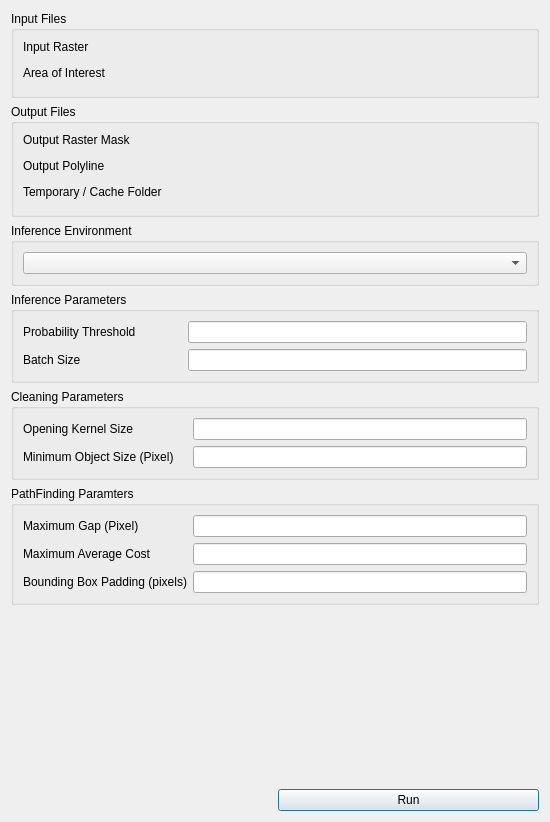
<?xml version="1.0" encoding="UTF-8"?>
<ui version="4.0">
 <class>TerraPluginsDialogBase</class>
 <widget class="QDialog" name="TerraPluginsDialogBase">
  <property name="geometry">
   <rect>
    <x>0</x>
    <y>0</y>
    <width>550</width>
    <height>822</height>
   </rect>
  </property>
  <property name="minimumSize">
   <size>
    <width>550</width>
    <height>750</height>
   </size>
  </property>
  <property name="maximumSize">
   <size>
    <width>550</width>
    <height>900</height>
   </size>
  </property>
  <property name="windowTitle">
   <string>PalmAI - Road Detection</string>
  </property>
  <property name="windowOpacity">
   <double>1.000000000000000</double>
  </property>
  <layout class="QGridLayout" name="gridLayout_3">
   <item row="3" column="0" colspan="2">
    <widget class="QGroupBox" name="groupBox_3">
     <property name="title">
      <string>Inference Parameters</string>
     </property>
     <layout class="QGridLayout" name="gridLayout_4">
      <item row="0" column="0">
       <widget class="QLabel" name="label_5">
        <property name="text">
         <string>Probability Threshold              </string>
        </property>
       </widget>
      </item>
      <item row="0" column="1">
       <widget class="QLineEdit" name="le_probability_threshold"/>
      </item>
      <item row="1" column="0">
       <widget class="QLabel" name="label_6">
        <property name="text">
         <string>Batch Size</string>
        </property>
       </widget>
      </item>
      <item row="1" column="1">
       <widget class="QLineEdit" name="le_batch_size"/>
      </item>
     </layout>
    </widget>
   </item>
   <item row="4" column="0" colspan="2">
    <widget class="QGroupBox" name="groupBox_5">
     <property name="title">
      <string>Cleaning Parameters</string>
     </property>
     <layout class="QGridLayout" name="gridLayout">
      <item row="0" column="0">
       <widget class="QLabel" name="label_7">
        <property name="text">
         <string>Opening Kernel Size</string>
        </property>
       </widget>
      </item>
      <item row="0" column="1">
       <widget class="QLineEdit" name="le_opening_kernel_size"/>
      </item>
      <item row="1" column="0">
       <widget class="QLabel" name="label_8">
        <property name="text">
         <string>Minimum Object Size (Pixel)    </string>
        </property>
       </widget>
      </item>
      <item row="1" column="1">
       <widget class="QLineEdit" name="le_min_object_size_pixels"/>
      </item>
     </layout>
    </widget>
   </item>
   <item row="5" column="0" colspan="2">
    <widget class="QGroupBox" name="groupBox_6">
     <property name="title">
      <string>PathFinding Paramters</string>
     </property>
     <layout class="QFormLayout" name="formLayout_3">
      <item row="0" column="0">
       <widget class="QLabel" name="label_9">
        <property name="text">
         <string>Maximum Gap (Pixel)</string>
        </property>
       </widget>
      </item>
      <item row="0" column="1">
       <widget class="QLineEdit" name="le_pathfinding_max_gap_pixels"/>
      </item>
      <item row="1" column="0">
       <widget class="QLabel" name="label_10">
        <property name="text">
         <string>Maximum Average Cost</string>
        </property>
       </widget>
      </item>
      <item row="1" column="1">
       <widget class="QLineEdit" name="le_pathfinding_max_avg_cost"/>
      </item>
      <item row="2" column="0">
       <widget class="QLabel" name="label_11">
        <property name="text">
         <string>Bounding Box Padding (pixels)</string>
        </property>
       </widget>
      </item>
      <item row="2" column="1">
       <widget class="QLineEdit" name="le_pathfinding_bbox_padding"/>
      </item>
     </layout>
    </widget>
   </item>
   <item row="6" column="1">
    <spacer name="verticalSpacer">
     <property name="orientation">
      <enum>Qt::Vertical</enum>
     </property>
     <property name="sizeHint" stdset="0">
      <size>
       <width>20</width>
       <height>40</height>
      </size>
     </property>
    </spacer>
   </item>
   <item row="7" column="1">
    <widget class="QPushButton" name="btn_run">
     <property name="text">
      <string>Run</string>
     </property>
    </widget>
   </item>
   <item row="1" column="0" colspan="2">
    <widget class="QGroupBox" name="groupBox_2">
     <property name="title">
      <string>Output Files</string>
     </property>
     <layout class="QGridLayout" name="gridLayout_2">
      <item row="0" column="0">
       <widget class="QLabel" name="label_3">
        <property name="text">
         <string>Output Raster Mask</string>
        </property>
       </widget>
      </item>
      <item row="2" column="0">
       <widget class="QLabel" name="label_4">
        <property name="text">
         <string>Output Polyline</string>
        </property>
       </widget>
      </item>
      <item row="1" column="0">
       <widget class="QgsFileWidget" name="mQgsFileWidget_Mask"/>
      </item>
      <item row="5" column="0">
       <widget class="QgsFileWidget" name="mQgsFileWidget_TempDir"/>
      </item>
      <item row="3" column="0">
       <widget class="QgsFileWidget" name="mQgsFileWidget_Polyline"/>
      </item>
      <item row="4" column="0">
       <widget class="QLabel" name="label_12">
        <property name="text">
         <string>Temporary / Cache Folder</string>
        </property>
       </widget>
      </item>
     </layout>
    </widget>
   </item>
   <item row="2" column="0" colspan="2">
    <widget class="QGroupBox" name="groupBox_4">
     <property name="title">
      <string>Inference Environment</string>
     </property>
     <layout class="QVBoxLayout" name="verticalLayout_2">
      <item>
       <widget class="QComboBox" name="mComboBox_Device"/>
      </item>
     </layout>
    </widget>
   </item>
   <item row="0" column="0" colspan="2">
    <widget class="QGroupBox" name="groupBox">
     <property name="title">
      <string>Input Files</string>
     </property>
     <layout class="QVBoxLayout" name="verticalLayout">
      <item>
       <widget class="QLabel" name="label">
        <property name="text">
         <string>Input Raster</string>
        </property>
       </widget>
      </item>
      <item>
       <widget class="QgsFileWidget" name="mQgsFileWidget_Raster"/>
      </item>
      <item>
       <widget class="QLabel" name="label_2">
        <property name="text">
         <string>Area of Interest</string>
        </property>
       </widget>
      </item>
      <item>
       <widget class="QgsFileWidget" name="mQgsFileWidget_Extent"/>
      </item>
     </layout>
    </widget>
   </item>
  </layout>
 </widget>
 <customwidgets>
  <customwidget>
   <class>QgsFileWidget</class>
   <extends>QWidget</extends>
   <header>qgsfilewidget.h</header>
  </customwidget>
 </customwidgets>
 <resources/>
 <connections/>
</ui>
